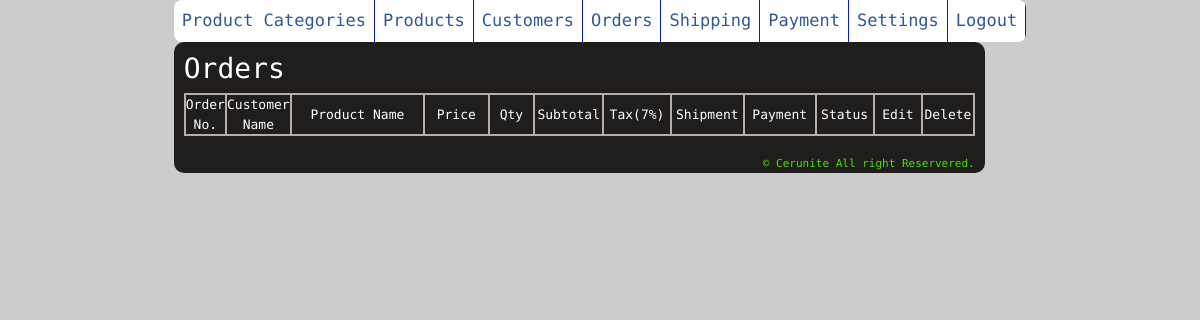
The app's page /admin/home.php?page=orders&orderid=28 (signed in), older data.
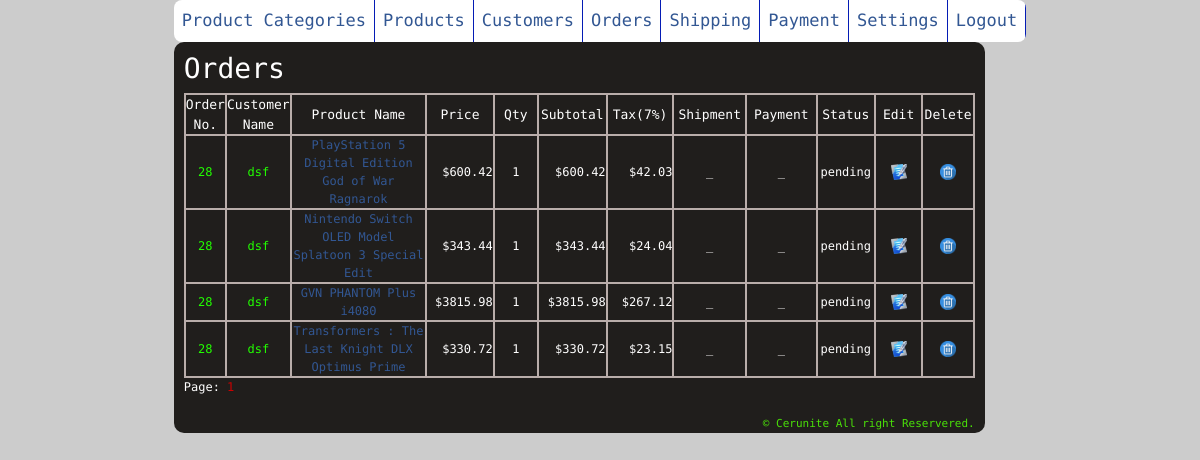
The same page, newer data.
### tables this page shows
CREATE TABLE `orders` (
  `orderid` int(11) NOT NULL,
  `productid` int(11) NOT NULL,
  `customerid` int(11) NOT NULL,
  `price` decimal(10,2) NOT NULL,
  `qty` int(11) NOT NULL,
  `subtotal` varchar(50) NOT NULL,
  `tax` decimal(10,2) NOT NULL,
  `total` decimal(10,2) NOT NULL,
  `shipmentid` int(11) NOT NULL,
  `paymentid` int(11) NOT NULL,
  `remark` varchar(50) NOT NULL,
  `orderdate` date NOT NULL
);

CREATE TABLE `customers` (
  `customerid` int(11) NOT NULL,
  `firstname` varchar(50) NOT NULL,
  `lastname` varchar(50) NOT NULL,
  `email` varchar(50) NOT NULL,
  `sex` int(1) NOT NULL,
  `address` varchar(50) NOT NULL,
  `postcode` varchar(50) NOT NULL,
  `city` varchar(50) NOT NULL,
  `country` varchar(50) NOT NULL,
  `phone` varchar(50) NOT NULL,
  `fax` varchar(50) NOT NULL,
  `password` varchar(50) NOT NULL
);

CREATE TABLE `products` (
  `productid` int(11) NOT NULL,
  `productname` varchar(50) NOT NULL,
  `productdes` varchar(200) NOT NULL,
  `categoriesid` int(11) NOT NULL,
  `price` decimal(10,2) NOT NULL,
  `qty` int(11) NOT NULL,
  `productdate` date NOT NULL,
  `productimage` varchar(50) NOT NULL
);

### admin/lib/function.php (called while the page is built, shortened)
<?
	function getData($sql){
		require('./config/connect.php');
		$result = mysqli_query($mydb, $sql);
		$i = 0;
		while($row = mysqli_fetch_array($result)){
			$data[$i++] = $row;
		}
		return $data;
	}
	function getRowCount($sql){
		require('./config/connect.php');
		$result = mysqli_query($mydb, $sql);
		$num = mysqli_num_rows($result);
		return $num;
	}
?>

### admin/orders.php (the view, shortened to what this page needs)
<?
	require('lib/function.php');
	$orderid = $_GET['orderid'];
	if($orderid == ''){
		$sql = "SELECT * FROM orders ORDER BY orderid desc";
	}
	else{
		$sql = "SELECT * FROM orders WHERE orderid=$orderid ORDER BY orderid desc";
	}
	$rowcount = getRowCount($sql);
	$row = getData($sql);
	$showproduct = 10;
	$subpage = $_GET['subpage'];
	if($subpage == '' or $subpage == 0){
		$subpage = 1;
	}
	$start = (($showproduct * $subpage) - $showproduct)  ;
	$end = $start +  ($showproduct -1);
	if($rowcount <= $end){
		$end = $rowcount-1 ;
	}
?>
<h3>Orders</h3>
<table cellspacing="0" cellpadding="0" width="791" class="displaytable">
<tr class="titletext" align="center" height="20px">
    <td width="30">Order No.</td>
    <td width="65">Customer Name</td>
    <td width="150">Product Name</td>
    <td width="70">Price</td>
    <td width="50">Qty</td>
    <td width="70">Subtotal</td>
    <td width="70">Tax(<? echo(tax); ?>%)</td>
    <td width="75">Shipment</td>
    <td width="75">Payment</td>
    <td width="60">Status</td>
    <td width="52">Edit</td>
    <td width="52">Delete</td>
</tr>
	<?
		for($i=$start; $i <= $end; $i++){
	?>
    <tr height="35px">
		<td align="center" id="dis_cus">
			<a href="?page=orders&orderid=<? echo($row[$i]['orderid']) ?>">
        		<? echo($row[$i]['orderid']) ?>
            </a>
        </td>
        <td align="center" id="dis_cus">
		<?
            $sql = "SELECT * FROM customers WHERE customerid=". $row[$i]['customerid'];
            $customer = getData($sql);
			echo('<a href="home.php?page=customers&cid='. $row[$i]['customerid'] .'">'.$customer[0]['firstname'].'</a>');
		?>      </td>
        <td align="center">
		<?
            $sql = "SELECT * FROM products WHERE productid=". $row[$i]['productid'];
            $product = getData($sql);
            echo('<a href="home.php?page=products&pid=' . $row[$i]['productid'] . '">' . $product[0]['productname'] . '</a>');
        ?>        </td>
		<td align="right">$<? echo($row[$i]['price']) ?></td>
		<td align="center"><? echo($row[$i]['qty']) ?></td>
		<td align="right">$<? echo($row[$i]['subtotal']) ?></td>
		<td align="right">$<? echo($row[$i]['tax']) ?></td>
		<td align="center">
		<?
            $sql = "SELECT * FROM shipment WHERE shipmentid=". $row[$i]['shipmentid'];
            $shipment = getData($sql);
			if($row[$i]['shipmentid']==0){
				echo('_');
			}
			else{
				echo($shipment[0]['shipmentname']);
			}
		?>        </td>
		<td align="center">
		<?
            $sql = "SELECT * FROM payment WHERE paymentid=". $row[$i]['paymentid'];
            $payment = getData($sql);
			if($row[$i]['paymentid']==0){
				echo('_');
			}
			else{
				echo($payment[0]['paymentname']);
			}
		?>        </td>
		<td align="center">
		<? echo($row[$i]['remark']); ?>        </td>
		<td align="center">
            <a href="?page=orderedit&id=<? echo($row[$i][0]) ?>&pid=<? echo($row[$i]['productid']) ?>"><img src="img/b_edit.png" width="16" height="16" /></a></td>
		<td align="center">
            <a href="?page=orderdelete&id=<? echo($row[$i][0]) ?>&pid=<? echo($row[$i]['productid']) ?>" onClick="return confirm('Do you want to delete <? echo($row[$i][1]) ?> product?');"><img src="img/b_drop.png" width="16" height="16" /></a></td>
    </tr>
    <? } ?>
</table>
<div class="pagenumber">
<?
    $count = (int)($rowcount/$showproduct);
    if($rowcount%$showproduct > 0){
        $count = $count + 1;
    }
    if($count != 0){
        echo('Page: ');
    }
    for($i=1; $i <= $count ; $i++){
        if($i == $count){
            if($i == $subpage){
                echo('<font color="#CC0000">' . $i . '</font>');
            }
            else{
                echo('<a href="?page=orders&subpage='.$i.'">'.$i.'</a>');
            }
        }
    }
?>
</div>
<div class="space"></div>

### admin/home.php (shortened to what this page needs)
<!DOCTYPE html PUBLIC "-//W3C//DTD XHTML 1.0 Transitional//EN" "http://www.w3.org/TR/xhtml1/DTD/xhtml1-transitional.dtd">
<html xmlns="http://www.w3.org/1999/xhtml">
<head>
<link href="https://cdn.jsdelivr.net/npm/bootstrap@5.2.3/dist/css/bootstrap.min.css" rel="stylesheet">
<link href="css/admin.css" rel="stylesheet" type="text/css" />
</head>
<?
	$page = $_GET['page'];
?>
<body class="home_inter">
<div class="frame">
    <div class="menupanel">
        <div class="btnbg"><div class="text"><a href="?page=categories">Product Categories</a></div>
        </div>
        <div class="btnbg"><div class="text"><a href="?page=products">Products</a></div>
        </div>
        <div class="btnbg"><div class="text"><a href="?page=customers">Customers</a></div>
        </div>
        <div class="btnbg"><div class="text"><a href="?page=orders">Orders</a></div>
        </div>
        <div class="btnbg"><div class="text"><a href="?page=shipping">Shipping</a></div>
        </div>
        <div class="btnbg"><div class="text"><a href="?page=payment">Payment</a></div>
        </div>
        <div class="btnbg"><div class="text"><a href="?page=settings">Settings</a></div>
        </div>
        <div class="btnbg"><div class="text"><a href="?page=logout">Logout</a></div>
        </div>
    </div>
    <div class="mainbody">
      <div class="content">
          <?
            if(file_exists($page . '.php') == 1){
              require( $page . '.php');
            }
            else{
              require('categories.php');
            }
          ?>
      </div>
      <div class="copyright">&copy; Cerunite All right Reservered.</div>
    </div>
</div>
</body>
</html>

### admin/css/admin.css (style rules this page uses)
.home_inter { background-image: url(../../myimg/wallpaperad1.jpg); background-size: cover; background-repeat: no-repeat; }
body { background-color:#CCCCCC; font-family: 'PT Mono', monospace; font-size:12px; color:rgb(255, 255, 255); }
h3 { color:#ffffff; }
a { color:#325793; text-decoration:none; font-family: 'PT Mono', monospace; }
img { border:none; }
.copyright { text-align:right; font-size:11px; color:rgb(74, 224, 9); margin-top: 30% auto; }
.displaytable tr td { border:solid #b9adaa 2px; }
.displaytable #dis_cus a { color: rgb(34, 255, 0); }
.titletext { color:#ffffff; font-size:13px; }
.frame { margin: 0 auto; width: fit-content; }
.menupanel { overflow: hidden; background-color:#ffffff; border-radius: 8px; }
.menupanel .btnbg { float: left; text-align: center; padding: 8px; text-decoration: none; font-size: 17px; border-right: #041cb5 solid 1px; }
.mainbody { float:left; background-color:#201e1c; width:550px auto; height: 352px auto; padding-right: 10px; border-radius: 10px; }
.content { margin-left:10px; margin-top:10px; }
.space { height:20px; }

Row changes from the older to the newer data that the page shows:
added orders: orderid "28", customerid.firstname "dsf", productid.productname "PlayStation 5 Digital Edition God of War Ragnarok", price "600.42", qty "1", subtotal "600.42", tax "42.03", shows "_", remark "pending"
added orders: orderid "28", customerid.firstname "dsf", productid.productname "Nintendo Switch OLED Model Splatoon 3 Special Edit", price "343.44", qty "1", subtotal "343.44", tax "24.04", shows "_", remark "pending"
added orders: orderid "28", customerid.firstname "dsf", productid.productname "GVN PHANTOM Plus i4080", price "3815.98", qty "1", subtotal "3815.98", tax "267.12", shows "_", remark "pending"
added orders: orderid "28", customerid.firstname "dsf", productid.productname "Transformers : The Last Knight DLX Optimus Prime", price "330.72", qty "1", subtotal "330.72", tax "23.15", shows "_", remark "pending"
Text that changed along with them:
text now shown: "Page:"
new list line: "1"
